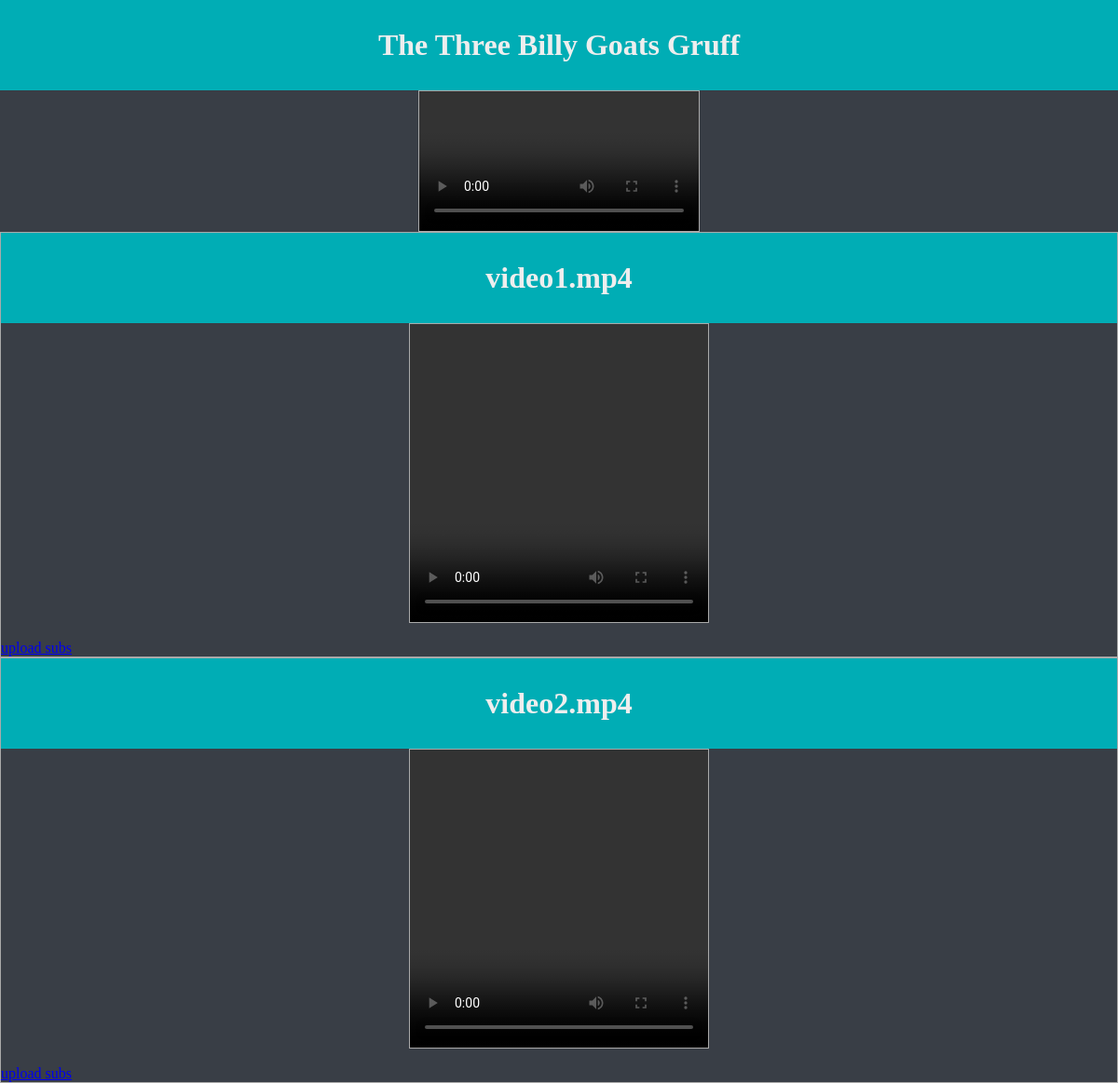
/frontend/index2.php, run on an earlier commit of the app's database.
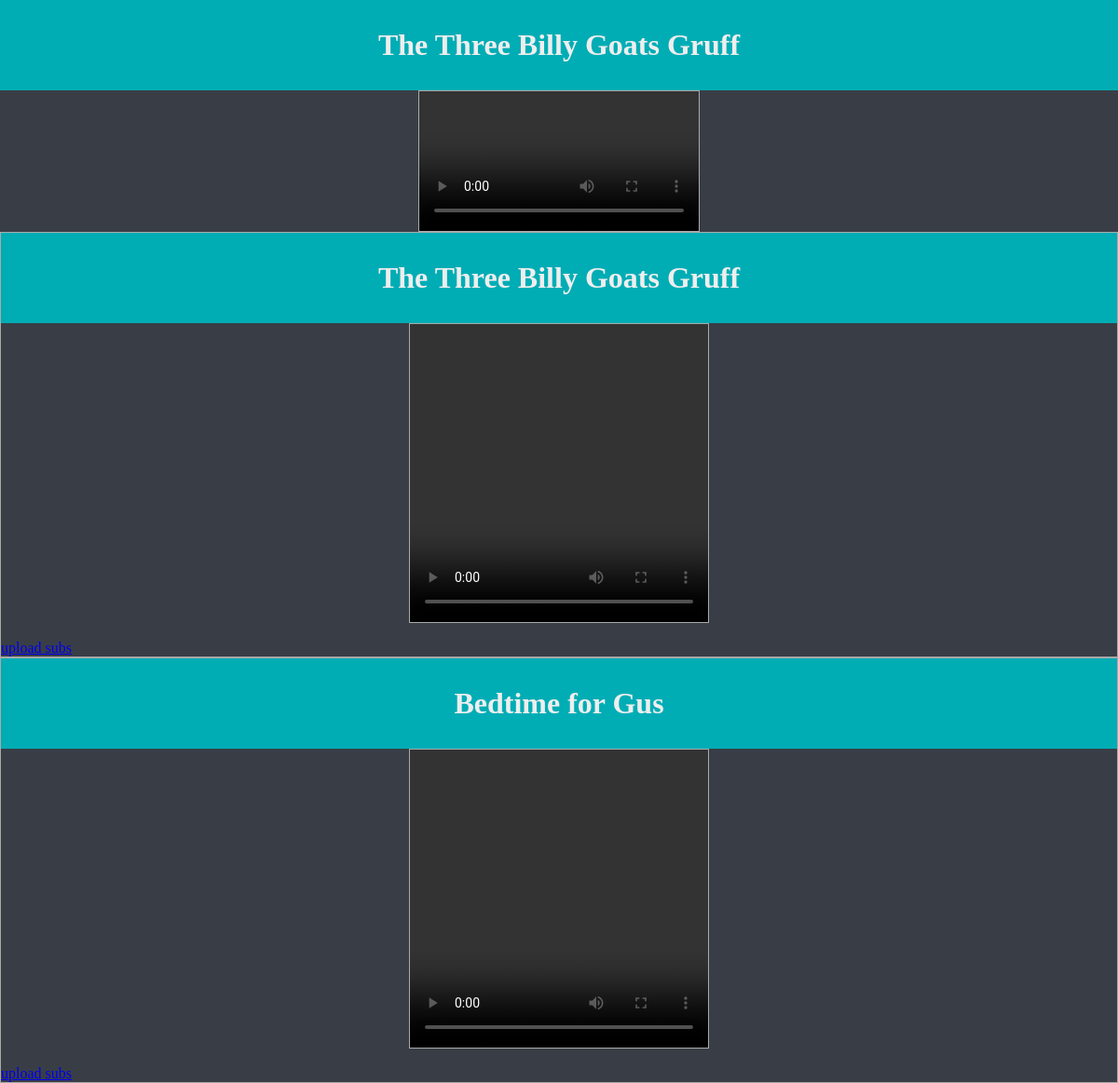
And on a later commit of the database.
### tables this page shows
CREATE TABLE `db` (
  `id` int(11) NOT NULL,
  `name` varchar(255) NOT NULL,
  `location` varchar(255) NOT NULL,
  `subs_name` varchar(255) NOT NULL,
  `subs_location` varchar(255) NOT NULL
);

### frontend/index2.php (the view, shortened to what this page needs)
<?php
include("../config.php");
?>
<DOCTYPE html>
<html>
    <head>
        <link rel="stylesheet" href="./style.css">
        <h1>The Three Billy Goats Gruff</h1>
      <video controls >
       <source type="video/mp4" src="../The Three Billy Goats Gruff _ Fairy Tales _ Gigglebox.mp4">
      </video>
    </head>
    <body>
        <div>
        <?php
        $fetchVideos = mysqli_query($con, "SELECT * FROM db ORDER BY id ASC");
        while($row = mysqli_fetch_assoc($fetchVideos)){
        $location = $row['location'];
        $name = $row['name'];
        $id=$row['id'];
        $subs_name=$row['subs_name'];
        echo
        "<div class=\"vd\">
        <h1>".$name."</h1>
        <video  src='../".$location."' controls width='320px' height='320px' >
            <track src='../subtitles/".$subs_name."' kind=\"subtitles\" srclang=\"en\" label=\"English\" default>
        </video>
            <br>
            <a href=\"upload_subs.php?id=".$id."\">upload subs</a>
        </div>";
        }
        ?>
    </div>
    </body>
</html>

### frontend/style.css (style rules this page uses)
body, html { height: 100%; background-color:#393E46; margin: 0px; }
video,.vd { border: 1px solid #aaa; margin: auto; display: block; }
h1 { width:100%; background-color: #00ADB5; padding-top: 30px; padding-bottom: 30px; text-align: center; color: #EEEEEE; margin: 0; }

What changed in the data, as far as the page shows it:
removed db: name "video1.mp4"
removed db: name "video2.mp4"
added db: name "The Three Billy Goats Gruff"
added db: name "Bedtime for Gus"
